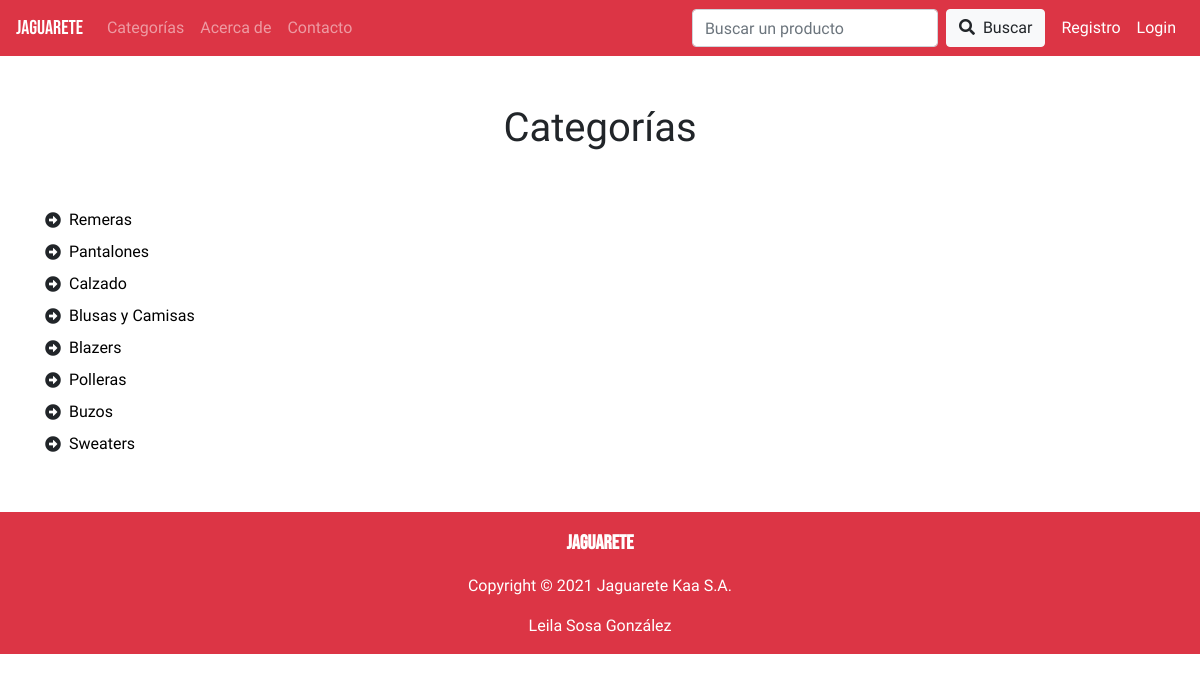
Screenshot of /categorias with the database file from the repository.
### JAGUARETE/models.py (models this page shows, shortened)
class Categories(models.Model):
    description = models.CharField(max_length=20)

### JAGUARETE/views.py (the view)
# urls.py: path('categorias', views.categories, name="categories"),
def categories(request):
    return render(request, "JAGUARETE/categories.html", {
        'categories': Categories.objects.all()
    })

### JAGUARETE/templates/jaguarete/categories.html
{% extends 'jaguarete/layout.html' %}
{% block body %}
<div class="container">
    <div class="row pt-5 justify-content-center">
        <h1>Categorías</h1>
    </div>
    <div class="row justify-content-center py-5">
        {% for category in categories %}
        <div class="col-12 d-flex pb-2 align-items-center product-link">
            <i class="fas fa-arrow-alt-circle-right mr-2"></i>
            <a href="{% url 'JAGUARETE:search_category' %}" class="">{{category.description}}</a>
        </div>
        {% endfor %}
    </div>
</div>
{% endblock %}

### JAGUARETE/static/jaguarete/styles.css (style rules this page uses)
:root { --primary: #dc3545; --background: #fff; }
body { background-color: var(--background); font-family: 'Nanum Gothic', sans-serif; }
a { color: #000; }

### rows the page displays
Categories: description "Remeras"
Categories: description "Pantalones"
Categories: description "Calzado"
Categories: description "Blusas y Camisas"
Categories: description "Blazers"
Categories: description "Polleras"
Categories: description "Buzos"
Categories: description "Sweaters"
